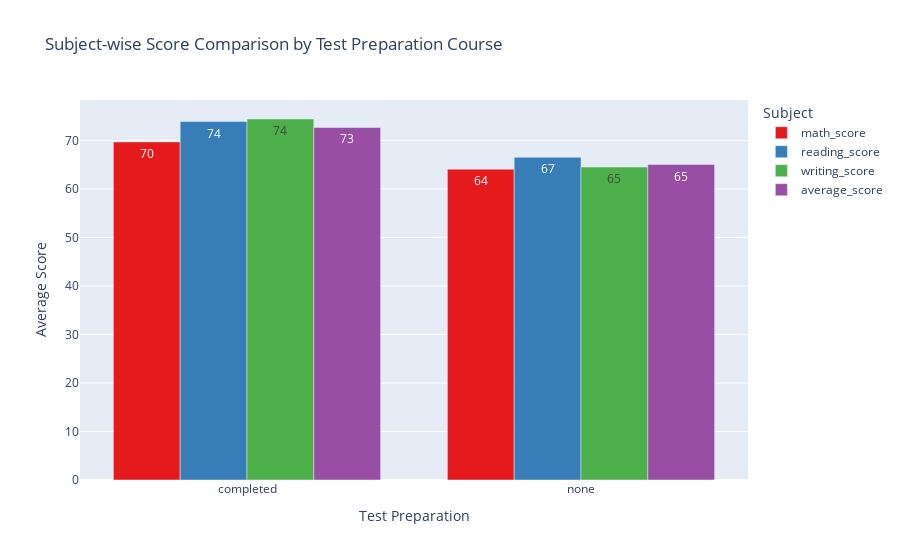

The notebook cell saved with this chart:
### Markdown cell above
Interactive Plotly Bar Chart

### Code cell
import plotly.express as px

prep_stats = df.groupby('prep_course')[['math_score', 'reading_score', 'writing_score', 'average_score']].mean().reset_index()
prep_stats = prep_stats.melt(id_vars='prep_course', var_name='Subject', value_name='Average Score')

fig = px.bar(prep_stats, x='prep_course', y='Average Score', color='Subject',
             barmode='group', text_auto='.2s',
             title='Subject-wise Score Comparison by Test Preparation Course',
             color_discrete_sequence=px.colors.qualitative.Set1)
fig.update_layout(xaxis_title='Test Preparation', yaxis_title='Average Score')
fig.show()

### Figure 1 — Plotly figure (JSON) as saved in the notebook; plotly's stock layout.template omitted (floating-point values rounded to 4 significant figures)
{"data": [{"alignmentgroup": "True", "hovertemplate": "Subject=math_score<br>prep_course=%{x}<br>Average Score=%{y}<extra></extra>", "legendgroup": "math_score", "marker": {"color": "rgb(228,26,28)", "pattern": {"shape": ""}}, "name": "math_score", "offsetgroup": "math_score", "orientation": "v", "showlegend": true, "textposition": "auto", "texttemplate": "%{y:.2s}", "type": "bar", "x": ["completed", "none"], "xaxis": "x", "y": [69.7, 64.08], "yaxis": "y"}, {"alignmentgroup": "True", "hovertemplate": "Subject=reading_score<br>prep_course=%{x}<br>Average Score=%{y}<extra></extra>", "legendgroup": "reading_score", "marker": {"color": "rgb(55,126,184)", "pattern": {"shape": ""}}, "name": "reading_score", "offsetgroup": "reading_score", "orientation": "v", "showlegend": true, "textposition": "auto", "texttemplate": "%{y:.2s}", "type": "bar", "x": ["completed", "none"], "xaxis": "x", "y": [73.89, 66.53], "yaxis": "y"}, {"alignmentgroup": "True", "hovertemplate": "Subject=writing_score<br>prep_course=%{x}<br>Average Score=%{y}<extra></extra>", "legendgroup": "writing_score", "marker": {"color": "rgb(77,175,74)", "pattern": {"shape": ""}}, "name": "writing_score", "offsetgroup": "writing_score", "orientation": "v", "showlegend": true, "textposition": "auto", "texttemplate": "%{y:.2s}", "type": "bar", "x": ["completed", "none"], "xaxis": "x", "y": [74.42, 64.5], "yaxis": "y"}, {"alignmentgroup": "True", "hovertemplate": "Subject=average_score<br>prep_course=%{x}<br>Average Score=%{y}<extra></extra>", "legendgroup": "average_score", "marker": {"color": "rgb(152,78,163)", "pattern": {"shape": ""}}, "name": "average_score", "offsetgroup": "average_score", "orientation": "v", "showlegend": true, "textposition": "auto", "texttemplate": "%{y:.2s}", "type": "bar", "x": ["completed", "none"], "xaxis": "x", "y": [72.67, 65.04], "yaxis": "y"}], "layout": {"barmode": "group", "legend": {"title": {"text": "Subject"}, "tracegroupgap": 0}, "title": {"text": "Subject-wise Score Comparison by Test Preparation Course"}, "xaxis": {"anchor": "y", "domain": [0, 1], "title": {"text": "Test Preparation"}}, "yaxis": {"anchor": "x", "domain": [0, 1], "title": {"text": "Average Score"}}}}
